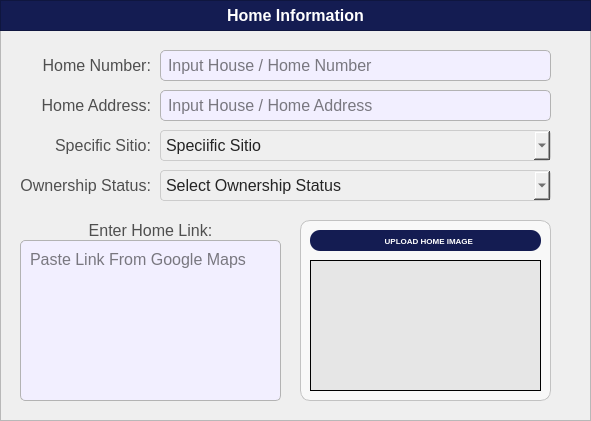
  <widget class="QFrame" name="basePopUpBodyFrame_2">
   <property name="geometry">
    <rect>
     <x>20</x>
     <y>60</y>
     <width>591</width>
     <height>421</height>
    </rect>
   </property>
   <property name="styleSheet">
    <string notr="true">#basePopUpBodyFrame_2 {
	background-color: rgb(247, 247, 247);
	border: 1px solid rgb(194, 194, 194);
	border-radius: 10px;
}</string>
   </property>
   <property name="frameShape">
    <enum>QFrame::Shape::StyledPanel</enum>
   </property>
   <property name="frameShadow">
    <enum>QFrame::Shadow::Raised</enum>
   </property>
   <widget class="QFrame" name="basePopUpTitleFrame_2">
    <property name="geometry">
     <rect>
      <x>0</x>
      <y>0</y>
      <width>591</width>
      <height>31</height>
     </rect>
    </property>
    <property name="styleSheet">
     <string notr="true">#basePopUpTitleFrame_2 {
	background-color: #141c52;
}</string>
    </property>
    <property name="frameShape">
     <enum>QFrame::Shape::StyledPanel</enum>
    </property>
    <property name="frameShadow">
     <enum>QFrame::Shadow::Raised</enum>
    </property>
    <widget class="QLabel" name="label_title">
     <property name="geometry">
      <rect>
       <x>0</x>
       <y>0</y>
       <width>591</width>
       <height>31</height>
      </rect>
     </property>
     <property name="font">
      <font>
       <family>Arial</family>
       <pointsize>12</pointsize>
       <bold>true</bold>
      </font>
     </property>
     <property name="styleSheet">
      <string notr="true">#label_title{
	background-color:transparent;
	color: rgb(255, 255, 255);
}</string>
     </property>
     <property name="text">
      <string>Home Information</string>
     </property>
     <property name="alignment">
      <set>Qt::AlignmentFlag::AlignCenter</set>
     </property>
    </widget>
   </widget>
   <widget class="QLineEdit" name="register_household_homeNumber">
    <property name="geometry">
     <rect>
      <x>160</x>
      <y>50</y>
      <width>391</width>
      <height>31</height>
     </rect>
    </property>
    <property name="font">
     <font>
      <family>Arial</family>
      <pointsize>12</pointsize>
     </font>
    </property>
    <property name="styleSheet">
     <string notr="true">#register_household_homeNumber{
	border: 1px solid #b3b3b3;  /* Black border */
    border-radius: 5px;        /* Rounded corners */
    padding: 5px;               /* Inner spacing */
    background-color: #f2efff;  /* Gray background */
    color: #000000; 
}

</string>
    </property>
    <property name="text">
     <string/>
    </property>
    <property name="maxLength">
     <number>35</number>
    </property>
    <property name="placeholderText">
     <string>Input House / Home Number</string>
    </property>
   </widget>
   <widget class="QLabel" name="register_citizen_labelHomeNumber">
    <property name="geometry">
     <rect>
      <x>20</x>
      <y>50</y>
      <width>131</width>
      <height>31</height>
     </rect>
    </property>
    <property name="font">
     <font>
      <family>Arial</family>
      <pointsize>12</pointsize>
     </font>
    </property>
    <property name="styleSheet">
     <string notr="true">#register_citizen_labelHomeNumber{
	background-color:transparent;
	color:#4f4f4f;
}</string>
    </property>
    <property name="text">
     <string>Home Number:</string>
    </property>
    <property name="alignment">
     <set>Qt::AlignmentFlag::AlignRight|Qt::AlignmentFlag::AlignTrailing|Qt::AlignmentFlag::AlignVCenter</set>
    </property>
   </widget>
   <widget class="QLineEdit" name="register_household_homeAddress">
    <property name="geometry">
     <rect>
      <x>160</x>
      <y>90</y>
      <width>391</width>
      <height>31</height>
     </rect>
    </property>
    <property name="font">
     <font>
      <family>Arial</family>
      <pointsize>12</pointsize>
     </font>
    </property>
    <property name="styleSheet">
     <string notr="true">#register_household_homeAddress{
	border: 1px solid #b3b3b3;  /* Black border */
    border-radius: 5px;        /* Rounded corners */
    padding: 5px;               /* Inner spacing */
    background-color: #f2efff;  /* Gray background */
    color: #000000; 
}

</string>
    </property>
    <property name="text">
     <string/>
    </property>
    <property name="maxLength">
     <number>50</number>
    </property>
    <property name="placeholderText">
     <string>Input House / Home Address</string>
    </property>
   </widget>
   <widget class="QLabel" name="register_citizen_labelHomeAddress">
    <property name="geometry">
     <rect>
      <x>20</x>
      <y>90</y>
      <width>131</width>
      <height>31</height>
     </rect>
    </property>
    <property name="font">
     <font>
      <family>Arial</family>
      <pointsize>12</pointsize>
     </font>
    </property>
    <property name="styleSheet">
     <string notr="true">#register_citizen_labelHomeAddress{
	background-color:transparent;
	color:#4f4f4f;
}</string>
    </property>
    <property name="text">
     <string>Home Address:</string>
    </property>
    <property name="alignment">
     <set>Qt::AlignmentFlag::AlignRight|Qt::AlignmentFlag::AlignTrailing|Qt::AlignmentFlag::AlignVCenter</set>
    </property>
   </widget>
   <widget class="QComboBox" name="register_citizen_comboBox_CivilStatus">
    <property name="geometry">
     <rect>
      <x>160</x>
      <y>130</y>
      <width>391</width>
      <height>31</height>
     </rect>
    </property>
    <property name="font">
     <font>
      <family>Arial</family>
      <pointsize>12</pointsize>
     </font>
    </property>
    <property name="styleSheet">
     <string notr="true">#register_citizen_comboBox_CivilStatus{
	background-color: rgb(239, 239, 239); /* Correct property name */
    color: #242424; /* Set text color to black for better contrast */
    border: 1px solid #ccc; /* Optional: Add a light border */
    padding: 5px; /* Optional: Add some padding */
    border-radius: 4px; /* Optional: Rounded corners */
}</string>
    </property>
    <property name="placeholderText">
     <string>Speciific Sitio</string>
    </property>
    <property name="duplicatesEnabled">
     <bool>false</bool>
    </property>
    <item>
     <property name="text">
      <string>None</string>
     </property>
    </item>
   </widget>
   <widget class="QLabel" name="register_citizen_labelcivilstatus">
    <property name="geometry">
     <rect>
      <x>30</x>
      <y>130</y>
      <width>121</width>
      <height>31</height>
     </rect>
    </property>
    <property name="font">
     <font>
      <family>Arial</family>
      <pointsize>12</pointsize>
     </font>
    </property>
    <property name="styleSheet">
     <string notr="true">#register_citizen_labelcivilstatus{
	background-color:transparent;
	color:#4f4f4f;
}</string>
    </property>
    <property name="text">
     <string>Specific Sitio:</string>
    </property>
    <property name="alignment">
     <set>Qt::AlignmentFlag::AlignRight|Qt::AlignmentFlag::AlignTrailing|Qt::AlignmentFlag::AlignVCenter</set>
    </property>
   </widget>
   <widget class="QComboBox" name="register_household_comboBox_OwnershipStatus">
    <property name="geometry">
     <rect>
      <x>160</x>
      <y>170</y>
      <width>391</width>
      <height>31</height>
     </rect>
    </property>
    <property name="font">
     <font>
      <family>Arial</family>
      <pointsize>12</pointsize>
     </font>
    </property>
    <property name="styleSheet">
     <string notr="true">#register_household_comboBox_OwnershipStatus{
	background-color: rgb(239, 239, 239); /* Correct property name */
    color: #242424; /* Set text color to black for better contrast */
    border: 1px solid #ccc; /* Optional: Add a light border */
    padding: 5px; /* Optional: Add some padding */
    border-radius: 4px; /* Optional: Rounded corners */
}</string>
    </property>
    <property name="placeholderText">
     <string>Select Ownership Status</string>
    </property>
    <property name="duplicatesEnabled">
     <bool>false</bool>
    </property>
    <item>
     <property name="text">
      <string>None</string>
     </property>
    </item>
    <item>
     <property name="text">
      <string>Renting</string>
     </property>
    </item>
    <item>
     <property name="text">
      <string>Owned</string>
     </property>
    </item>
    <item>
     <property name="text">
      <string>Leased</string>
     </property>
    </item>
    <item>
     <property name="text">
      <string>Informal Settler</string>
     </property>
    </item>
   </widget>
   <widget class="QLabel" name="register_household_labelOwershipStatus">
    <property name="geometry">
     <rect>
      <x>10</x>
      <y>170</y>
      <width>141</width>
      <height>31</height>
     </rect>
    </property>
    <property name="font">
     <font>
      <family>Arial</family>
      <pointsize>12</pointsize>
     </font>
    </property>
    <property name="styleSheet">
     <string notr="true">#register_household_labelOwershipStatus{
	background-color:transparent;
	color:#4f4f4f;
}</string>
    </property>
    <property name="text">
     <string>Ownership Status:</string>
    </property>
    <property name="alignment">
     <set>Qt::AlignmentFlag::AlignRight|Qt::AlignmentFlag::AlignTrailing|Qt::AlignmentFlag::AlignVCenter</set>
    </property>
   </widget>
   <widget class="QFrame" name="basePopUpBodyFrame_Desc">
    <property name="geometry">
     <rect>
      <x>300</x>
      <y>220</y>
      <width>251</width>
      <height>181</height>
     </rect>
    </property>
    <property name="styleSheet">
     <string notr="true">#basePopUpBodyFrame_Desc {
	background-color: rgb(248, 248, 248);
	border: 1px solid rgb(194, 194, 194);
	border-radius: 10px;
}</string>
    </property>
    <property name="frameShape">
     <enum>QFrame::Shape::StyledPanel</enum>
    </property>
    <property name="frameShadow">
     <enum>QFrame::Shadow::Raised</enum>
    </property>
    <widget class="QLabel" name="imageLabel">
     <property name="geometry">
      <rect>
       <x>10</x>
       <y>40</y>
       <width>231</width>
       <height>131</height>
      </rect>
     </property>
     <property name="font">
      <font>
       <family>Arial</family>
       <pointsize>10</pointsize>
       <bold>true</bold>
      </font>
     </property>
     <property name="styleSheet">
      <string notr="true">#imageLabel {
	background-color: rgb(230, 230, 230);
	color: #rgb(49, 49, 49);
	border: 1px solid rgb(0, 0, 0);
}
</string>
     </property>
     <property name="text">
      <string/>
     </property>
     <property name="alignment">
      <set>Qt::AlignmentFlag::AlignRight|Qt::AlignmentFlag::AlignTrailing|Qt::AlignmentFlag::AlignVCenter</set>
     </property>
    </widget>
    <widget class="QPushButton" name="cp_HomeImageuploadButton">
     <property name="geometry">
      <rect>
       <x>10</x>
       <y>10</y>
       <width>231</width>
       <height>21</height>
      </rect>
     </property>
     <property name="font">
      <font>
       <family>Arial</family>
       <pointsize>6</pointsize>
       <bold>true</bold>
      </font>
     </property>
     <property name="cursor">
      <cursorShape>PointingHandCursor</cursorShape>
     </property>
     <property name="styleSheet">
      <string notr="true">#cp_HomeImageuploadButton {
    background-color: #141c52;
    color: white;
    border-radius: 10px;
    padding: 5px; /* Optional: Adjusts spacing inside the button */
}
#cp_HomeImageuploadButton:hover {
    background-color: #1a237e; /* Slightly lighter blue when hovered */
}
#cp_HomeImageuploadButton:pressed {
    background-color: #0f1442; /* Darker blue when clicked */
}</string>
     </property>
     <property name="text">
      <string>   UPLOAD HOME IMAGE</string>
     </property>
     <property name="icon">
      <iconset>
       <normaloff>../../../Assets/Icons/icon_upload_image.svg</normaloff>../../../Assets/Icons/icon_upload_image.svg</iconset>
     </property>
     <property name="iconSize">
      <size>
       <width>13</width>
       <height>13</height>
      </size>
     </property>
    </widget>
   </widget>
   <widget class="QLabel" name="register_labelHomeLink">
    <property name="geometry">
     <rect>
      <x>70</x>
      <y>220</y>
      <width>161</width>
      <height>21</height>
     </rect>
    </property>
    <property name="font">
     <font>
      <family>Arial</family>
      <pointsize>12</pointsize>
     </font>
    </property>
    <property name="styleSheet">
     <string notr="true">#register_labelHomeLink{
	background-color:transparent;
	color:#4f4f4f;
}</string>
    </property>
    <property name="text">
     <string>Enter Home Link:</string>
    </property>
    <property name="alignment">
     <set>Qt::AlignmentFlag::AlignCenter</set>
    </property>
   </widget>
   <widget class="QPlainTextEdit" name="register_household_HomeLink">
    <property name="geometry">
     <rect>
      <x>20</x>
      <y>240</y>
      <width>261</width>
      <height>161</height>
     </rect>
    </property>
    <property name="font">
     <font>
      <family>Arial</family>
      <pointsize>12</pointsize>
     </font>
    </property>
    <property name="styleSheet">
     <string notr="true">#register_household_HomeLink{
	border: 1px solid #b3b3b3;  /* Black border */
    border-radius: 5px;        /* Rounded corners */
    padding: 5px;               /* Inner spacing */
    background-color: #f2efff;  /* Gray background */
    color: #000000; 
}

</string>
    </property>
    <property name="placeholderText">
     <string>Paste Link From Google Maps </string>
    </property>
   </widget>
  </widget>
